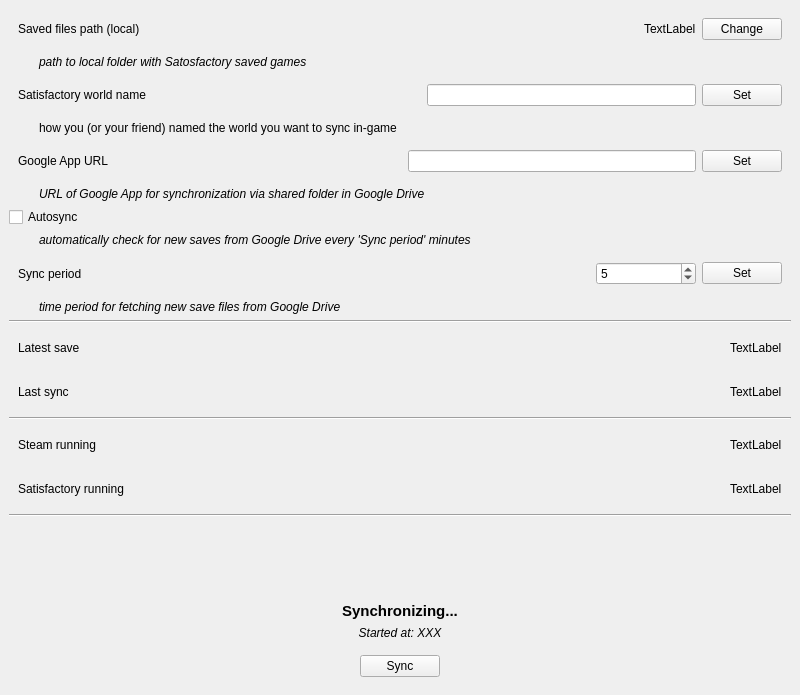
<?xml version="1.0" encoding="UTF-8"?>
<ui version="4.0">
 <class>MainWindow</class>
 <widget class="QMainWindow" name="MainWindow">
  <property name="geometry">
   <rect>
    <x>0</x>
    <y>0</y>
    <width>800</width>
    <height>695</height>
   </rect>
  </property>
  <property name="windowTitle">
   <string>MainWindow</string>
  </property>
  <widget class="QWidget" name="centralwidget">
   <layout class="QVBoxLayout" name="verticalLayout_2">
    <item>
     <widget class="QWidget" name="widget" native="true">
      <layout class="QHBoxLayout" name="horizontalLayout" stretch="0,0,0,0">
       <item>
        <widget class="QLabel" name="label">
         <property name="text">
          <string>Saved files path (local)</string>
         </property>
        </widget>
       </item>
       <item>
        <spacer name="horizontalSpacer">
         <property name="orientation">
          <enum>Qt::Horizontal</enum>
         </property>
         <property name="sizeHint" stdset="0">
          <size>
           <width>512</width>
           <height>20</height>
          </size>
         </property>
        </spacer>
       </item>
       <item>
        <widget class="QLabel" name="label_saved_files_path">
         <property name="text">
          <string>TextLabel</string>
         </property>
        </widget>
       </item>
       <item>
        <widget class="QPushButton" name="pushButton_saved_files_path">
         <property name="text">
          <string>Change</string>
         </property>
        </widget>
       </item>
      </layout>
     </widget>
    </item>
    <item>
     <widget class="QLabel" name="label_4">
      <property name="font">
       <font>
        <italic>true</italic>
       </font>
      </property>
      <property name="text">
       <string>path to local folder with Satosfactory saved games</string>
      </property>
      <property name="indent">
       <number>30</number>
      </property>
     </widget>
    </item>
    <item>
     <widget class="QWidget" name="widget_8" native="true">
      <layout class="QHBoxLayout" name="horizontalLayout_8">
       <item>
        <widget class="QLabel" name="label_8">
         <property name="text">
          <string>Satisfactory world name</string>
         </property>
        </widget>
       </item>
       <item>
        <spacer name="horizontalSpacer_8">
         <property name="orientation">
          <enum>Qt::Horizontal</enum>
         </property>
         <property name="sizeHint" stdset="0">
          <size>
           <width>275</width>
           <height>20</height>
          </size>
         </property>
        </spacer>
       </item>
       <item>
        <widget class="QLineEdit" name="lineEdit_world_name"/>
       </item>
       <item>
        <widget class="QPushButton" name="pushButton_world_name">
         <property name="text">
          <string>Set</string>
         </property>
        </widget>
       </item>
      </layout>
     </widget>
    </item>
    <item>
     <widget class="QLabel" name="label_11">
      <property name="text">
       <string>how you (or your friend) named the world you want to sync in-game</string>
      </property>
      <property name="indent">
       <number>30</number>
      </property>
     </widget>
    </item>
    <item>
     <widget class="QWidget" name="widget_2" native="true">
      <layout class="QHBoxLayout" name="horizontalLayout_2">
       <item>
        <widget class="QLabel" name="label_3">
         <property name="text">
          <string>Google App URL</string>
         </property>
        </widget>
       </item>
       <item>
        <spacer name="horizontalSpacer_2">
         <property name="orientation">
          <enum>Qt::Horizontal</enum>
         </property>
         <property name="sizeHint" stdset="0">
          <size>
           <width>294</width>
           <height>20</height>
          </size>
         </property>
        </spacer>
       </item>
       <item>
        <widget class="QLineEdit" name="lineEdit"/>
       </item>
       <item>
        <widget class="QPushButton" name="pushButton_google_app_url">
         <property name="text">
          <string>Set</string>
         </property>
        </widget>
       </item>
      </layout>
     </widget>
    </item>
    <item>
     <widget class="QLabel" name="label_6">
      <property name="font">
       <font>
        <italic>true</italic>
       </font>
      </property>
      <property name="text">
       <string>URL of Google App for synchronization via shared folder in Google Drive</string>
      </property>
      <property name="indent">
       <number>30</number>
      </property>
     </widget>
    </item>
    <item>
     <widget class="QCheckBox" name="checkBox_autosync">
      <property name="text">
       <string>Autosync</string>
      </property>
     </widget>
    </item>
    <item>
     <widget class="QLabel" name="label_13">
      <property name="font">
       <font>
        <italic>true</italic>
       </font>
      </property>
      <property name="text">
       <string>automatically check for new saves from Google Drive every 'Sync period' minutes</string>
      </property>
      <property name="indent">
       <number>30</number>
      </property>
     </widget>
    </item>
    <item>
     <widget class="QWidget" name="widget_5" native="true">
      <layout class="QHBoxLayout" name="horizontalLayout_5">
       <item>
        <widget class="QLabel" name="label_9">
         <property name="text">
          <string>Sync period</string>
         </property>
        </widget>
       </item>
       <item>
        <spacer name="horizontalSpacer_5">
         <property name="orientation">
          <enum>Qt::Horizontal</enum>
         </property>
         <property name="sizeHint" stdset="0">
          <size>
           <width>512</width>
           <height>20</height>
          </size>
         </property>
        </spacer>
       </item>
       <item>
        <widget class="QSpinBox" name="spinBox">
         <property name="minimumSize">
          <size>
           <width>100</width>
           <height>0</height>
          </size>
         </property>
         <property name="minimum">
          <number>1</number>
         </property>
         <property name="maximum">
          <number>1000</number>
         </property>
         <property name="value">
          <number>5</number>
         </property>
        </widget>
       </item>
       <item>
        <widget class="QPushButton" name="pushButton_sync_period">
         <property name="text">
          <string>Set</string>
         </property>
        </widget>
       </item>
      </layout>
     </widget>
    </item>
    <item>
     <widget class="QLabel" name="label_2">
      <property name="font">
       <font>
        <italic>true</italic>
       </font>
      </property>
      <property name="text">
       <string>time period for fetching new save files from Google Drive</string>
      </property>
      <property name="indent">
       <number>30</number>
      </property>
     </widget>
    </item>
    <item>
     <widget class="Line" name="line_3">
      <property name="orientation">
       <enum>Qt::Horizontal</enum>
      </property>
     </widget>
    </item>
    <item>
     <widget class="QWidget" name="widget_3" native="true">
      <layout class="QHBoxLayout" name="horizontalLayout_3">
       <item>
        <widget class="QLabel" name="label_5">
         <property name="text">
          <string>Latest save</string>
         </property>
        </widget>
       </item>
       <item>
        <spacer name="horizontalSpacer_3">
         <property name="orientation">
          <enum>Qt::Horizontal</enum>
         </property>
         <property name="sizeHint" stdset="0">
          <size>
           <width>646</width>
           <height>20</height>
          </size>
         </property>
        </spacer>
       </item>
       <item>
        <widget class="QLabel" name="label_latest_save">
         <property name="text">
          <string>TextLabel</string>
         </property>
        </widget>
       </item>
      </layout>
     </widget>
    </item>
    <item>
     <widget class="QWidget" name="widget_4" native="true">
      <layout class="QHBoxLayout" name="horizontalLayout_4">
       <item>
        <widget class="QLabel" name="label_7">
         <property name="text">
          <string>Last sync</string>
         </property>
        </widget>
       </item>
       <item>
        <spacer name="horizontalSpacer_4">
         <property name="orientation">
          <enum>Qt::Horizontal</enum>
         </property>
         <property name="sizeHint" stdset="0">
          <size>
           <width>657</width>
           <height>20</height>
          </size>
         </property>
        </spacer>
       </item>
       <item>
        <widget class="QLabel" name="label_last_sync">
         <property name="text">
          <string>TextLabel</string>
         </property>
        </widget>
       </item>
      </layout>
     </widget>
    </item>
    <item>
     <widget class="Line" name="line">
      <property name="orientation">
       <enum>Qt::Horizontal</enum>
      </property>
     </widget>
    </item>
    <item>
     <widget class="QWidget" name="widget_6" native="true">
      <layout class="QHBoxLayout" name="horizontalLayout_6">
       <item>
        <widget class="QLabel" name="label_10">
         <property name="text">
          <string>Steam running</string>
         </property>
        </widget>
       </item>
       <item>
        <spacer name="horizontalSpacer_6">
         <property name="orientation">
          <enum>Qt::Horizontal</enum>
         </property>
         <property name="sizeHint" stdset="0">
          <size>
           <width>633</width>
           <height>20</height>
          </size>
         </property>
        </spacer>
       </item>
       <item>
        <widget class="QLabel" name="label_steam_running">
         <property name="text">
          <string>TextLabel</string>
         </property>
        </widget>
       </item>
      </layout>
     </widget>
    </item>
    <item>
     <widget class="QWidget" name="widget_7" native="true">
      <layout class="QHBoxLayout" name="horizontalLayout_7">
       <item>
        <widget class="QLabel" name="label_12">
         <property name="text">
          <string>Satisfactory running</string>
         </property>
        </widget>
       </item>
       <item>
        <spacer name="horizontalSpacer_7">
         <property name="orientation">
          <enum>Qt::Horizontal</enum>
         </property>
         <property name="sizeHint" stdset="0">
          <size>
           <width>605</width>
           <height>20</height>
          </size>
         </property>
        </spacer>
       </item>
       <item>
        <widget class="QLabel" name="label_satisfactory_running">
         <property name="text">
          <string>TextLabel</string>
         </property>
        </widget>
       </item>
      </layout>
     </widget>
    </item>
    <item>
     <widget class="Line" name="line_2">
      <property name="orientation">
       <enum>Qt::Horizontal</enum>
      </property>
     </widget>
    </item>
    <item>
     <spacer name="verticalSpacer">
      <property name="orientation">
       <enum>Qt::Vertical</enum>
      </property>
      <property name="sizeHint" stdset="0">
       <size>
        <width>20</width>
        <height>162</height>
       </size>
      </property>
     </spacer>
    </item>
    <item>
     <widget class="QLabel" name="label_syncing">
      <property name="font">
       <font>
        <pointsize>11</pointsize>
        <weight>75</weight>
        <bold>true</bold>
       </font>
      </property>
      <property name="text">
       <string>Synchronizing...</string>
      </property>
      <property name="alignment">
       <set>Qt::AlignCenter</set>
      </property>
     </widget>
    </item>
    <item>
     <widget class="QLabel" name="label_sync_start">
      <property name="font">
       <font>
        <italic>true</italic>
       </font>
      </property>
      <property name="text">
       <string>Started at: XXX</string>
      </property>
      <property name="alignment">
       <set>Qt::AlignCenter</set>
      </property>
     </widget>
    </item>
    <item>
     <widget class="QWidget" name="widget_9" native="true">
      <layout class="QHBoxLayout" name="horizontalLayout_9">
       <item>
        <spacer name="horizontalSpacer_9">
         <property name="orientation">
          <enum>Qt::Horizontal</enum>
         </property>
         <property name="sizeHint" stdset="0">
          <size>
           <width>336</width>
           <height>20</height>
          </size>
         </property>
        </spacer>
       </item>
       <item>
        <widget class="QPushButton" name="pushButton_fetch">
         <property name="text">
          <string>Sync</string>
         </property>
        </widget>
       </item>
       <item>
        <spacer name="horizontalSpacer_10">
         <property name="orientation">
          <enum>Qt::Horizontal</enum>
         </property>
         <property name="sizeHint" stdset="0">
          <size>
           <width>335</width>
           <height>20</height>
          </size>
         </property>
        </spacer>
       </item>
      </layout>
     </widget>
    </item>
   </layout>
  </widget>
 </widget>
 <resources/>
 <connections/>
</ui>
